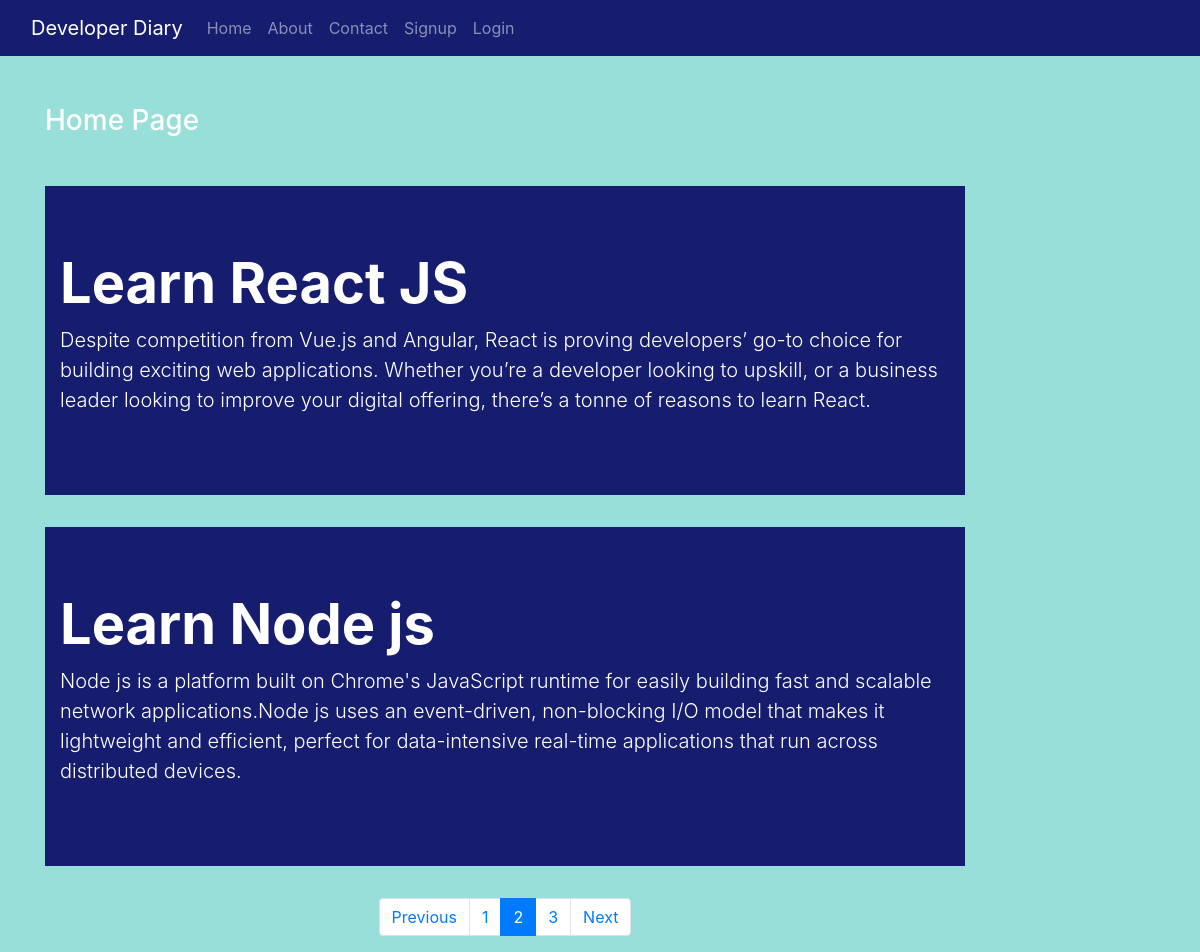
Screenshot of /?page=2 with the database file from the repository.
### app/models.py (models this page shows)
class Post(models.Model):
 title = models.CharField(max_length=150)
 desc = models.TextField()

### app/views.py (the view)
# urls.py: path('', views.home),
def home(request):
    posts = Post.objects.all()
    paginator = Paginator(posts, 2)
    page_number = request.GET.get('page')
    try:
        page_obj = paginator.get_page(page_number)
    except PageNotAnInteger:
        page_obj = paginator.get_page(1)
    except EmptyPage:
        page_obj = paginator.get_page(paginator.num_pages)
    return render(request, 'blog/home.html', {'page_obj': page_obj, 'posts': posts})

### app/templates/blog/home.html
{% extends 'blog/base.html' %}
{% load static %}
{% block content %}
<div class="col-sm-10">
 <h3 class="my-5">Home Page</h3>
  {% for post in page_obj %}
    <div class="jumbotron jumbotron-fluid jumbo-color">
      <div class="container">
        <h1 class="display-4 font-weight-bold">{{post.title}}</h1>
        <p class="lead">{{post.desc}}</p>
      </div>
    </div>
  {% endfor %}
  <div class="row justify-content-center">
  	<nav aria-label="Page navigation example">
  			<ul class="pagination">
		  		{% if page_obj.has_previous %}
		  		<li class="page-item"><a href="?page={{page_obj.previous_page_number}}" class="page-link">Previous</a></li>
		  		{% endif %}
		  		{% for i in page_obj.paginator.page_range %}
		  			{% if page_obj.number == i %}
		  				<li class="active page-item"><a href="" class="page-link">{{i}}</a></li>
		  			{% else %}
		  				<li class="page-item"><a href="?page={{i}}" class="page-link">{{i}}</a></li>
		  			{% endif %}
		  		{% endfor %}
		  		{% if page_obj.has_next %}
		  		<li class="page-item"><a href="?page={{page_obj.next_page_number}}" class="page-link">Next</a></li>
		  		{% endif %}
  			</ul>
  	</nav>
  </div>
</div>
{% endblock content %}

### app/static/blog/css/style.css (style rules this page uses)
body { background-color: #98ded9; color: white; }
.jumbo-color { background-color: #161d6f; }

### rows the page displays
Post: title "Learn React JS", desc "Despite competition from Vue.js and Angular, React is proving developers’ go-to choice for building exciting web applications. Whether you’re a developer looking to upskill, or a business leader looking to improve your digital offering, there’s a tonne of reasons to learn React."
Post: title "Learn Node js", desc "Node js is a platform built on Chrome's JavaScript runtime for easily building fast and scalable network applications.Node js uses an event-driven, non-blocking I/O model that makes it lightweight and efficient, perfect for data-intensive real-time applications that run across distributed devices."

### other values shown
{{ i }} "1" "3"
{{ i }} "2"
